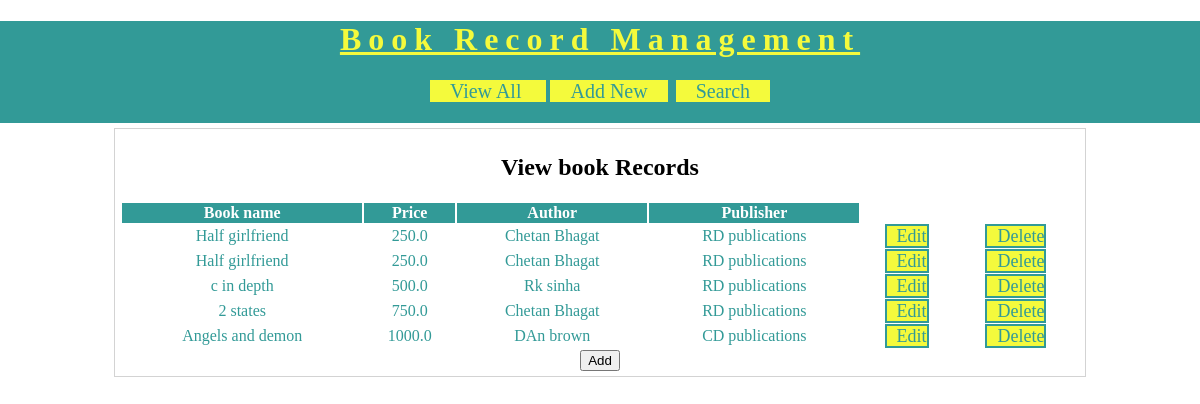
Screenshot of /BRMapp/view-books with the database file from the repository.
### BRMapp/models.py (models this page shows)
class Book(models.Model):
    title=models.CharField(max_length=100)
    price=models.FloatField()
    author=models.CharField(max_length=100)
    publisher=models.CharField(max_length=100)

### BRMapp/views.py (the view)
# urls.py: url('view-books',views.viewBooks),
def viewBooks(request):
    books=models.Book.objects.all()
    res=render(request,'BRMapp/view_books.html',{'books':books})
    return res

### templates/BRMapp/view_books.html (shortened to what this page needs)
<!DOCTYPE html>
{% load staticfiles %}
<html>
<head>
<link rel="stylesheet" href="{% static 'css/BRMstyle.css'%}"
</head>
<body>
<div id="header">
  <h1>Book Record Management</h1>
  <div id='nav'>
    <a href="/BRMapp/view-books">View All </a>
    <a href="/BRMapp/new-book">Add New</a>
      <a href="/BRMapp/search-book">Search</a>
  </div>
  </div>
  <div id="main">
    <h2>View book Records</h2>
    <table>
      <thead>
        <th>Book name</th>
        <th>Price</th>
          <th>Author</th>
            <th>Publisher</th>
      </thead>
          {% for book in books %}
      <tr>
        <td>{{book.title}}</td>
        <td>{{book.price}}</td>
        <td>{{book.author}}</td>
        <td>{{book.publisher}}</td>
        <td><a class="btn" href="/BRMapp/edit-book?bookid={{book.id}}">Edit</a></td>
          <td><a class="btn" href="/BRMapp/delete-book?bookid={{book.id}}">Delete</a></td>
      </tr>
      {% endfor %}
    </table>
    <form action="/BRMapp/add" method="post">
      <input type="submit" value="Add">
  </form>
  </div>
  </html>

### djangoproject/static/css/BRMstyle.css (style rules this page uses)
body { background-color:white; margin:0px 0px 0px 0px; font-family:"calibri"; }
#header { background-color:#329A97; padding-bottom:20px; text-align:center; }
#header h1 { text-align:center; color:#F4FA3C; letter-spacing:7px; text-decoration:underline; }
#nav { width:60%; margin:auto; }
#nav a { background-color:#F4FA3C; width:150px; border:solid 2px #329A97; font-size:20px; text-decoration:none; color:#329A97; padding-left:20px; padding-right:20px; }
#main { margin: auto; border:solid 1px lightgray; width:80%; padding:5px; margin-top:5px; }
#main form, #main h2 { text-align:center; }
#main table { width:100%; text-align:center; color:#329A97; }
#main table th { background-color: #329A97; color:white; }
.btn { background-color:#F4FA3C; width:150px; border:solid 2px #329A97; font-size:18px; text-decoration:none; color:#329A97; padding-left:10px;Python for Web using Django By Saurabh Shukla https://premium.mysirg.com padding-right:10px; }

### rows the page displays
Book: title "Half girlfriend", price "250.0", author "Chetan Bhagat", publisher "RD publications"
Book: title "Half girlfriend", price "250.0", author "Chetan Bhagat", publisher "RD publications"
Book: title "c in depth", price "500.0", author "Rk sinha", publisher "RD publications"
Book: title "2 states", price "750.0", author "Chetan Bhagat", publisher "RD publications"
Book: title "Angels and demon", price "1000.0", author "DAn brown", publisher "CD publications"
